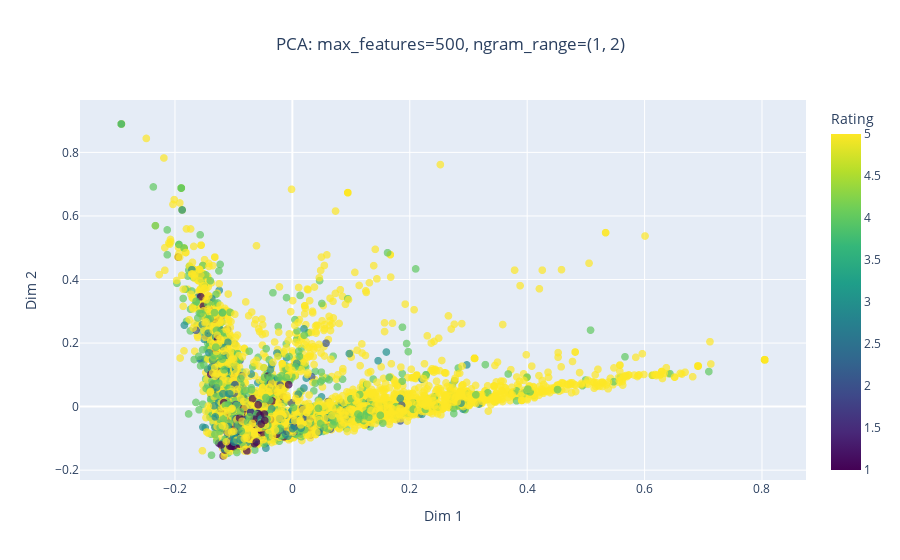

Source (notebook cell):
### Code cell
reduce_and_visualize(
    reviews=reviews,            # Pass the full dataset
    method="pca",              # Choose "tsne" for t-SNE or "pca" for PCA
    sample_size=10000,           # Test on a sample of 2000 reviews
    random_state=42,            # Set a random state for reproducibility
    perplexity=30,              # Set the perplexity for t-SNE
    intermediate_pca=True       # Apply PCA before t-SNE
)

### Figure 1 — Plotly figure (JSON) as saved in the notebook; plotly's stock layout.template omitted (floating-point values rounded to 4 significant figures; data arrays with more than 128 entries replaced by an {"elided": "..."} marker saying what was removed)
{"data": [{"customdata": {"elided": "10000x1 str values"}, "hovertemplate": "Dim 1=%{x}<br>Dim 2=%{y}<br>Top Term=%{customdata[0]}<br>Rating=%{marker.color}<extra></extra>", "legendgroup": "", "marker": {"color": {"elided": "10000 int values"}, "coloraxis": "coloraxis", "opacity": 0.7, "size": 8, "symbol": "circle"}, "mode": "markers", "name": "", "showlegend": false, "type": "scattergl", "x": {"elided": "10000 float values"}, "xaxis": "x", "y": {"elided": "10000 float values"}, "yaxis": "y"}], "layout": {"coloraxis": {"colorbar": {"title": {"text": "Rating"}}, "colorscale": [[0, "#440154"], [0.1111, "#482878"], [0.2222, "#3e4989"], [0.3333, "#31688e"], [0.4444, "#26828e"], [0.5556, "#1f9e89"], [0.6667, "#35b779"], [0.7778, "#6ece58"], [0.8889, "#b5de2b"], [1, "#fde725"]]}, "legend": {"orientation": "h", "tracegroupgap": 0, "y": -0.2}, "title": {"text": "PCA: max_features=500, ngram_range=(1, 2)", "x": 0.5}, "xaxis": {"anchor": "y", "domain": [0, 1], "title": {"text": "Dim 1"}}, "yaxis": {"anchor": "x", "domain": [0, 1], "title": {"text": "Dim 2"}}}}
